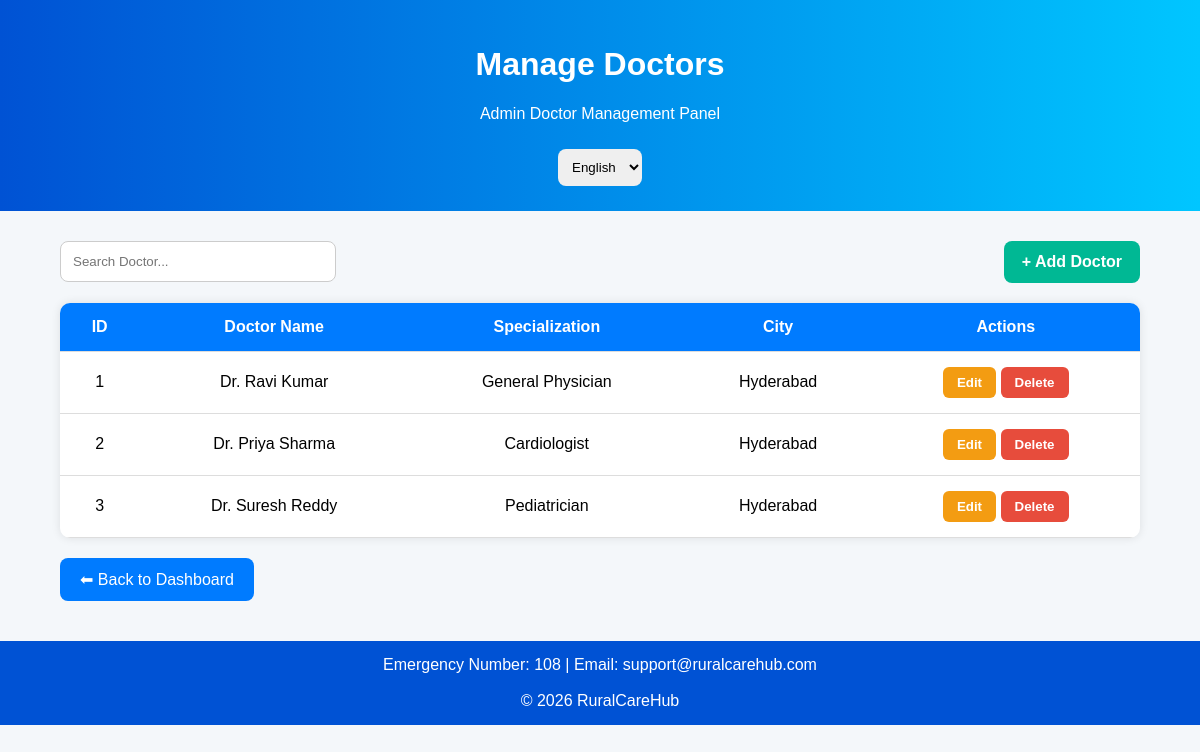
The page /manage-doctors on the database as committed earlier.
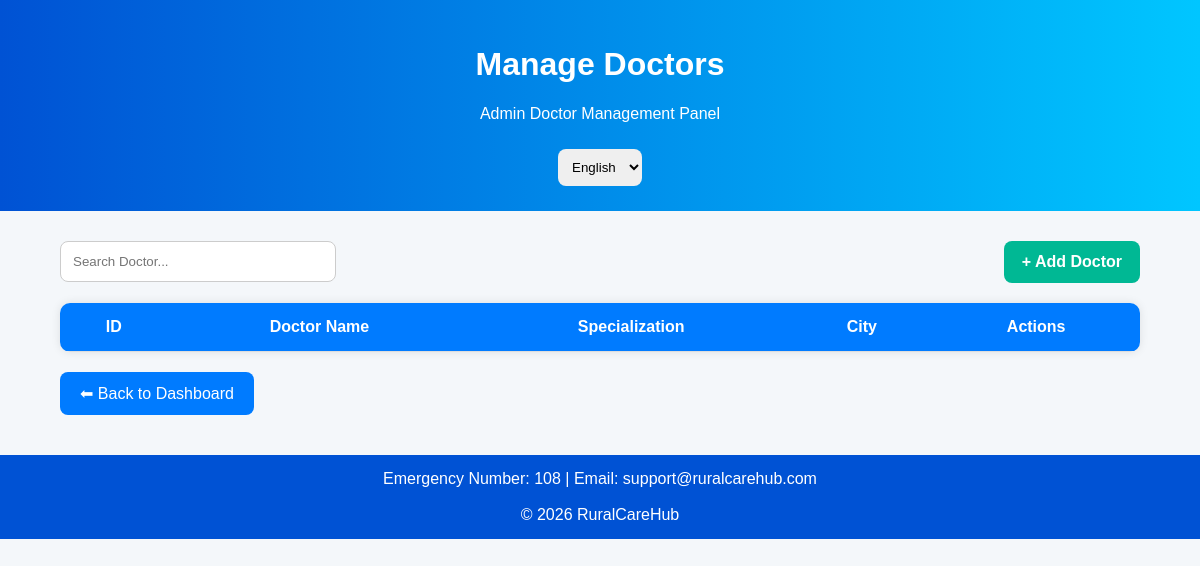
The same page on the database as committed later.
### app.py (models this page shows)
class Doctor(db.Model):
    id = db.Column(db.Integer, primary_key=True)
    name = db.Column(db.String(100))
    specialization = db.Column(db.String(100))
    city = db.Column(db.String(100))

### app.py (the view)
@app.route('/manage-doctors')
def manage_doctors():
    doctors = Doctor.query.all()
    return render_template(
        'manage_doctors.html',
        doctors=doctors
    )

### templates/manage_doctors.html (shortened to what this page needs)
<!DOCTYPE html>
<html>
<head>
</head>
<body>
<div class="header">
<h1 id="title">Manage Doctors</h1>
<p id="subtitle">
</p>
<select id="languageSelect"
onchange="changeLanguage()">
<option value="en">English</option>
</select>
</div>
<div class="container">
<div class="top-actions">
<input type="text"
class="search-box"
placeholder="Search Doctor...">
<a href="#"
class="add-btn"
id="addBtn">
</a>
</div>
<table>
<tr>
<th>ID</th>
<th id="doctorText">Doctor Name</th>
<th id="specText">Specialization</th>
<th id="cityText">City</th>
<th id="actionText">Actions</th>
</tr>
{% for doctor in doctors %}
<tr>
<td>{{ doctor.id }}</td>
<td>{{ doctor.name }}</td>
<td>{{ doctor.specialization }}</td>
<td>{{ doctor.city }}</td>
<td>
<button class="action-btn edit-btn">
Edit
</button>
<button class="action-btn delete-btn">
Delete
</button>
</td>
</tr>
{% endfor %}
</table>
<a href="/admin"
class="back-btn"
id="backBtn">
</a>
</div>
<footer>
Emergency Number: 108 |
Email: support@ruralcarehub.com
<br><br>
© 2026 RuralCareHub
</footer>
</body>
</html>

Rows that differ between the two databases and show on the page:
removed Doctor: id "1", name "Dr. Ravi Kumar", specialization "General Physician", city "Hyderabad"
removed Doctor: id "2", name "Dr. Priya Sharma", specialization "Cardiologist", city "Hyderabad"
removed Doctor: id "3", name "Dr. Suresh Reddy", specialization "Pediatrician", city "Hyderabad"
